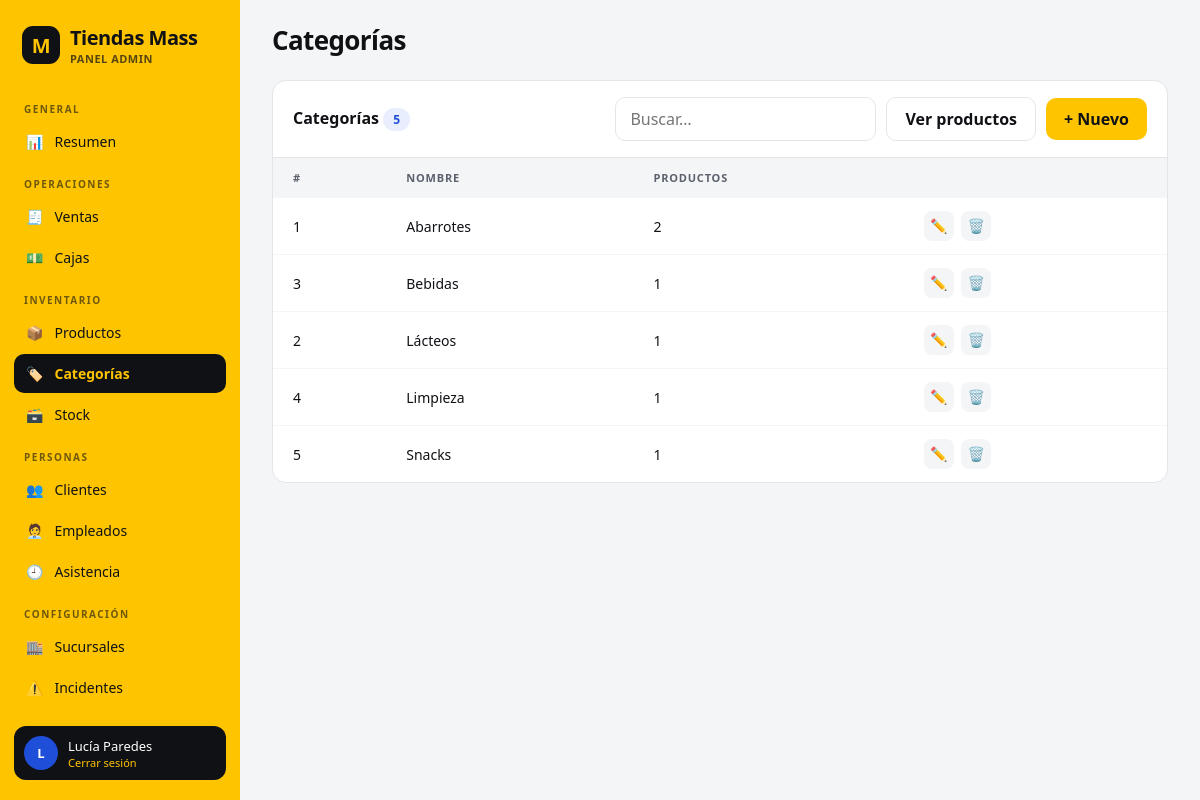
Page /index.php?r=categorias/index (signed in) on the committed database.
### tables this page shows
CREATE TABLE categoria (
    id     INT UNSIGNED NOT NULL AUTO_INCREMENT,
    nombre VARCHAR(60)  NOT NULL,
    PRIMARY KEY (id),
    CONSTRAINT uq_categoria_nombre UNIQUE (nombre)
);

### views/categorias/index.php (called while the page is built)
<?php require ROOT . "/views/layout/tabla.php";

### core/CrudController.php (called while the page is built, shortened)
<?php
abstract class CrudController extends Controller
{
    public function index(): void
    {
        $c = $this->config();
        $this->render($c['carpeta'] . '/index', ['c' => $c, 'filas' => $c['repo']->todos(), 'titulo' => $c['titulo']]);
    }
}

### core/Router.php (called while the page is built, shortened)
<?php
class Router
{
    public static function run(): void
    {
        $r = $_GET['r'] ?? 'dashboard/index';
        [$c, $a] = array_pad(explode('/', $r, 2), 2, 'index');
        (new $class())->$a();
    }
}

### public/index.php (called while the page is built, shortened)
<?php
require ROOT . '/core/helpers.php';
try {
    Router::run();
} catch (PDOException $e) {
    http_response_code(500);
    echo '<h2>Error de base de datos</h2><p>' . e($e->getMessage()) . '</p>'
       . '<p>Revisa <code>config/config.php</code>, que MySQL esté activo en Laragon y que hayas cargado schema.sql y datos.sql.</p>';
}

### config/config.php (called while the page is built)
<?php
return [
    'db' => ['host' => '127.0.0.1', 'port' => 3306, 'name' => 'minimarket_mass', 'user' => 'root', 'pass' => ''],
];

### core/Database.php (called while the page is built)
<?php
class Database
{
    private static ?PDO $pdo = null;
    public static function pdo(): PDO
    {
        if (!self::$pdo) {
            $c = (require ROOT . '/config/config.php')['db'];
            self::$pdo = new PDO(
                "mysql:host={$c['host']};port={$c['port']};dbname={$c['name']};charset=utf8mb4",
                $c['user'], $c['pass'],
                [
                    PDO::ATTR_ERRMODE => PDO::ERRMODE_EXCEPTION,
                    PDO::ATTR_DEFAULT_FETCH_MODE => PDO::FETCH_ASSOC,
                    PDO::ATTR_EMULATE_PREPARES => false,
                    PDO::MYSQL_ATTR_INIT_COMMAND => "SET time_zone='-05:00'",
                ]
            );
        }
        return self::$pdo;
    }
}

### core/helpers.php (called while the page is built, shortened)
<?php
function e($v) { return htmlspecialchars((string)$v, ENT_QUOTES, 'UTF-8'); }
function celda($v, $t = 'texto') {
    switch ($t) {
        default:         return e($v);
    }
}

### core/Repository.php (called while the page is built, shortened)
<?php
abstract class Repository
{
    protected string $listaSql;
    protected function db(): PDO { return Database::pdo(); }
    public function todos(): array { return $this->db()->query($this->listaSql)->fetchAll(); }
}

### views/layout/tabla.php (the view, shortened to what this page needs)
<?php $acc = $c['acciones'] ?? []; ?>
<div class="tw">
  <div class="tools">
    <h3><?= e($c['titulo']) ?> <span class="tag b"><?= count($filas) ?></span></h3>
    <input class="search" placeholder="Buscar…" data-filtro="tabla">
    <?php foreach ($c['extra'] ?? [] as $x): ?><a class="btn g" href="<?= Controller::url($x[1]) ?>"><?= e($x[0]) ?></a><?php endforeach; ?>
    <?php if (!empty($c['nuevo'])): ?><a class="btn y" href="<?= Controller::url($c['nuevo']) ?>">+ Nuevo</a><?php endif; ?>
  </div>
  <div class="scroll">
    <table id="tabla">
      <thead><tr>
        <?php foreach ($c['columnas'] as $col): ?><th><?= e($col[0]) ?></th><?php endforeach; ?>
        <?php if ($acc): ?><th></th><?php endif; ?>
      </tr></thead>
      <tbody>
      <?php foreach ($filas as $f): ?>
        <tr>
          <?php foreach ($c['columnas'] as $k => $col): ?><td><?= celda($f[$k] ?? '', $col[1] ?? 'texto') ?></td><?php endforeach; ?>
          <?php if ($acc): ?>
          <td>
            <?php if (in_array('editar', $acc)): ?><a class="act" title="Editar" href="<?= Controller::url($c['carpeta'] . '/editar', ['id' => $f['id']]) ?>">✏️</a><?php endif; ?>
            <?php if (in_array('eliminar', $acc)): ?>
              <form class="inline" method="post" action="<?= Controller::url($c['carpeta'] . '/eliminar') ?>" data-confirm="¿Eliminar este registro?">
                <button class="act" title="Eliminar">🗑️</button>
              </form>
            <?php endif; ?>
          </td>
          <?php endif; ?>
        </tr>
      <?php endforeach; ?>
      </tbody>
    </table>
  </div>
</div>

### public/css/app.css (style rules this page uses)
:root { --y:#FFC400;--y2:#FFE27A;--b:#1F4FD8;--b2:#E8EEFD;--k:#0F1115;--g1:#F4F5F7;--g2:#E3E5E9;--g3:#9AA0AA;--g4:#5B616C;--ok:#17a35a;--bad:#d93a3a;--r:14px }
* { box-sizing:border-box;margin:0;padding:0 }
body { font-family:'Segoe UI',system-ui,sans-serif;background:var(--g1);color:var(--k);display:flex;min-height:100vh }
a { color:inherit;text-decoration:none }
.btn { display:inline-block;background:var(--b);color:#fff;border:0;border-radius:10px;padding:10px 18px;font:inherit;font-weight:600;cursor:pointer }
.btn.y { background:var(--y);color:var(--k) }
.btn.g { background:#fff;color:var(--k);border:1px solid var(--g2) }
.tw { background:#fff;border-radius:var(--r);border:1px solid var(--g2);overflow:hidden;margin-bottom:20px }
.tools { display:flex;gap:10px;padding:16px 20px;border-bottom:1px solid var(--g2);align-items:center;flex-wrap:wrap }
.tools h3 { flex:1;font-size:16px;min-width:120px }
.search { background:#fff;border:1px solid var(--g2);border-radius:10px;padding:10px 14px;font:inherit;outline:none }
.scroll { overflow-x:auto }
table { width:100%;border-collapse:collapse;font-size:14px }
th { text-align:left;font-size:11px;text-transform:uppercase;letter-spacing:.8px;color:var(--g4);background:var(--g1);padding:12px 20px;white-space:nowrap }
td { padding:13px 20px;border-top:1px solid var(--g1);white-space:nowrap }
.tag { display:inline-block;padding:3px 10px;border-radius:20px;font-size:12px;font-weight:600;background:var(--g1);color:var(--g4) }
.tag.b { background:var(--b2);color:var(--b) }
.act { display:inline-block;border:0;background:var(--g1);width:30px;height:30px;line-height:30px;text-align:center;border-radius:8px;cursor:pointer;margin-right:4px;font-size:14px }
form.inline { display:inline }

### rows in the picture
categoria: id "1", nombre "Abarrotes", col "2"
categoria: id "3", nombre "Bebidas", col "1"
categoria: id "2", nombre "Lácteos", col "1"
categoria: id "4", nombre "Limpieza", col "1"
categoria: id "5", nombre "Snacks", col "1"

### other values in the picture
$grupo "GENERAL"
$m[1] "📊"
$m[2] "Resumen"
$grupo "OPERACIONES"
$m[1] "🧾"
$m[2] "Ventas"
$m[1] "💵"
$m[2] "Cajas"
$grupo "INVENTARIO"
$m[1] "📦"
$m[2] "Productos"
$m[1] "🏷️"
$m[2] "Categorías"
$m[1] "🗃️"
$m[2] "Stock"
